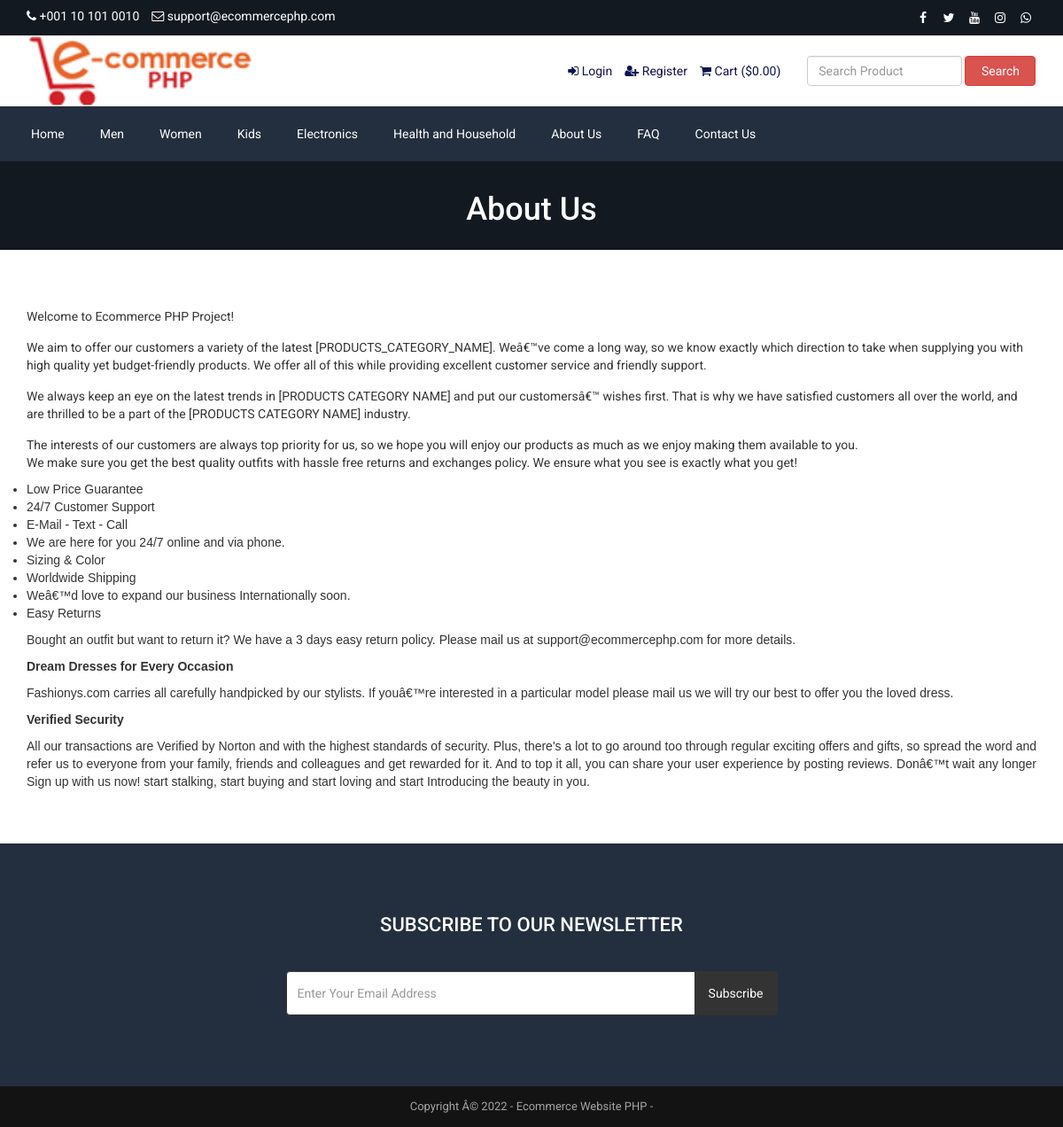
/about.php (signed in), run on an earlier commit of the app's database.
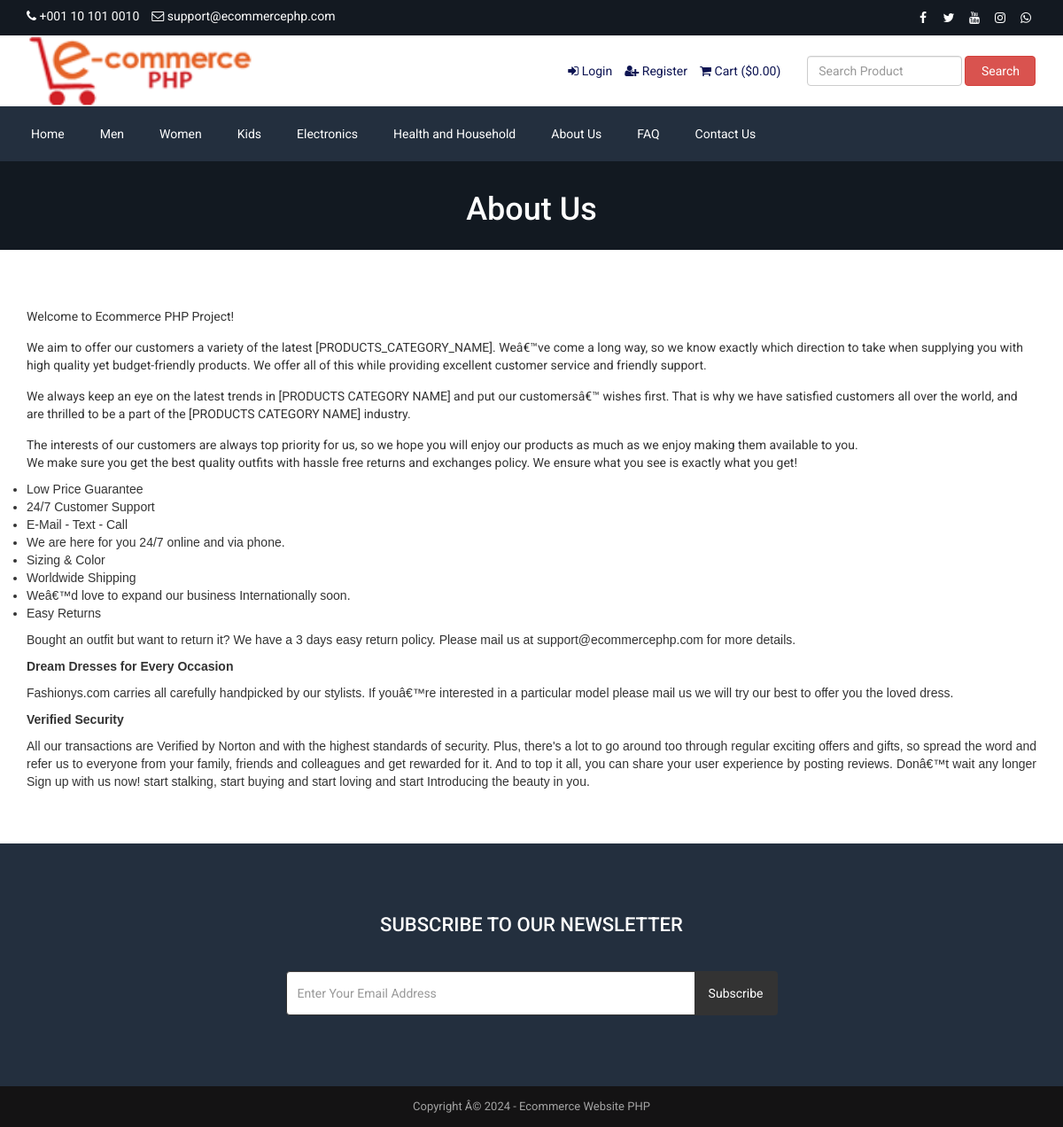
And on a later commit of the database.
### tables this page shows
CREATE TABLE IF NOT EXISTS `tbl_settings` (
  `id` int(11) NOT NULL,
  `logo` text NOT NULL,
  `favicon` text NOT NULL,
  `footer_about` text NOT NULL,
  `footer_copyright` text NOT NULL,
  `contact_address` text NOT NULL,
  `contact_email` varchar(255) NOT NULL,
  `contact_phone` varchar(255) NOT NULL,
  `contact_fax` varchar(255) NOT NULL,
  `contact_map_iframe` text NOT NULL,
  `receive_email` varchar(255) NOT NULL,
  `receive_email_subject` text NOT NULL,
  `receive_email_thank_you_message` text NOT NULL,
  `forget_password_message` text NOT NULL,
  `total_recent_post_footer` int(10) NOT NULL,
  `total_popular_post_footer` int(10) NOT NULL,
  `total_recent_post_sidebar` int(11) NOT NULL,
  `total_popular_post_sidebar` int(11) NOT NULL,
  `total_featured_product_home` int(11) NOT NULL,
  `total_latest_product_home` int(11) NOT NULL,
  `total_popular_product_home` int(11) NOT NULL,
  `meta_title_home` text NOT NULL,
  `meta_keyword_home` text NOT NULL,
  `meta_description_home` text NOT NULL,
  `banner_login` text NOT NULL,
  `banner_registration` text NOT NULL,
  `banner_forget_password` text NOT NULL,
  `banner_reset_password` text NOT NULL,
  `banner_search` text NOT NULL,
  `banner_cart` text NOT NULL,
  `banner_checkout` text NOT NULL,
  `banner_product_category` text NOT NULL,
  `banner_blog` text NOT NULL,
  `cta_title` text NOT NULL,
  `cta_content` text NOT NULL,
  `cta_read_more_text` varchar(255) NOT NULL,
  `cta_read_more_url` varchar(255) NOT NULL,
  `cta_photo` text NOT NULL,
  `featured_product_title` varchar(255) NOT NULL,
  `featured_product_subtitle` varchar(255) NOT NULL,
  `latest_product_title` varchar(255) NOT NULL,
  `latest_product_subtitle` varchar(255) NOT NULL,
  `popular_product_title` varchar(255) NOT NULL,
  `popular_product_subtitle` varchar(255) NOT NULL,
  `testimonial_title` varchar(255) NOT NULL,
  `testimonial_subtitle` varchar(255) NOT NULL,
  `testimonial_photo` text NOT NULL,
  `blog_title` varchar(255) NOT NULL,
  `blog_subtitle` varchar(255) NOT NULL,
  `newsletter_text` text NOT NULL,
  `paypal_email` varchar(255) NOT NULL,
  `stripe_public_key` varchar(255) NOT NULL,
  `stripe_secret_key` varchar(255) NOT NULL,
  `bank_detail` text NOT NULL,
  `before_head` text NOT NULL,
  `after_body` text NOT NULL,
  `before_body` text NOT NULL,
  `home_service_on_off` int(11) NOT NULL,
  `home_welcome_on_off` int(11) NOT NULL,
  `home_featured_product_on_off` int(11) NOT NULL,
  `home_latest_product_on_off` int(11) NOT NULL,
  `home_popular_product_on_off` int(11) NOT NULL,
  `home_testimonial_on_off` int(11) NOT NULL,
  `home_blog_on_off` int(11) NOT NULL,
  `newsletter_on_off` int(11) NOT NULL,
  `ads_above_welcome_on_off` int(1) NOT NULL,
  `ads_above_featured_product_on_off` int(1) NOT NULL,
  `ads_above_latest_product_on_off` int(1) NOT NULL,
  `ads_above_popular_product_on_off` int(1) NOT NULL,
  `ads_above_testimonial_on_off` int(1) NOT NULL,
  `ads_category_sidebar_on_off` int(1) NOT NULL,
  PRIMARY KEY (`id`)
);

### about.php (the view, shortened to what the changed rows need)
<?php require_once('header.php'); ?>
<?php
$statement = $pdo->prepare("SELECT * FROM tbl_page WHERE id=1");
$statement->execute();
$result = $statement->fetchAll(PDO::FETCH_ASSOC);
foreach ($result as $row) {
   $about_title = $row['about_title'];
    $about_banner = $row['about_banner'];
}
?>
<div class="page-banner" style="background-image: url(assets/uploads/<?php echo $about_banner; ?>);">
    <div class="inner">
        <h1><?php echo $about_title; ?></h1>
    </div>
</div>
<?php require_once('footer.php'); ?>

### header.php (shortened to what the changed rows need)
<?php
include("admin/inc/config.php");
$statement = $pdo->prepare("SELECT * FROM tbl_settings WHERE id=1");
$statement->execute();
$result = $statement->fetchAll(PDO::FETCH_ASSOC);
foreach ($result as $row) {
	$logo = $row['logo'];
	$contact_email = $row['contact_email'];
	$contact_phone = $row['contact_phone'];
}
?>
<!DOCTYPE html>
<html lang="en">
<head>
	<link rel="stylesheet" href="assets/css/bootstrap.min.css">
	<link rel="stylesheet" href="assets/css/font-awesome.min.css">
	<link rel="stylesheet" href="assets/css/owl.carousel.min.css">
	<link rel="stylesheet" href="assets/css/owl.theme.default.min.css">
	<link rel="stylesheet" href="assets/css/jquery.bxslider.min.css">
	<link rel="stylesheet" href="assets/css/magnific-popup.css">
	<link rel="stylesheet" href="assets/css/rating.css">
	<link rel="stylesheet" href="assets/css/spacing.css">
	<link rel="stylesheet" href="assets/css/bootstrap-touch-slider.css">
	<link rel="stylesheet" href="assets/css/animate.min.css">
	<link rel="stylesheet" href="assets/css/tree-menu.css">
	<link rel="stylesheet" href="assets/css/select2.min.css">
	<link rel="stylesheet" href="assets/css/main.css">
	<link rel="stylesheet" href="assets/css/responsive.css">
	<?php
	$statement = $pdo->prepare("SELECT * FROM tbl_page WHERE id=1");
	$statement->execute();
	$result = $statement->fetchAll(PDO::FETCH_ASSOC);
	?>
</head>
<body>
	<div class="top">
		<div class="container">
			<div class="row">
				<div class="col-md-6 col-sm-6 col-xs-12">
					<div class="left">
						<ul>
							<li><i class="fa fa-phone"></i> <?php echo $contact_phone; ?></li>
							<li><i class="fa fa-envelope-o"></i> <?php echo $contact_email; ?></li>
						</ul>
					</div>
				</div>
			</div>
		</div>
	</div>
	<div class="header">
		<div class="container">
			<div class="row inner">
				<div class="col-md-4 logo">
					<a href="index.php"><img src="assets/uploads/<?php echo $logo; ?>" alt="logo image"></a>
				</div>
			</div>
		</div>
	</div>

### footer.php (shortened to what the changed rows need)
<?php
$statement = $pdo->prepare("SELECT * FROM tbl_settings WHERE id=1");
$statement->execute();
$result = $statement->fetchAll(PDO::FETCH_ASSOC);
foreach ($result as $row)
{
	$footer_copyright = $row['footer_copyright'];
    $newsletter_on_off = $row['newsletter_on_off'];
}
?>
<?php if($newsletter_on_off == 1): ?>
<section class="home-newsletter">
	<div class="container">
		<div class="row">
			<div class="col-md-6 col-md-offset-3">
				<div class="single">
				<form action="" method="post">
					<h2><?php echo LANG_VALUE_93; ?></h2>
				</div>
			</div>
		</div>
	</div>
</section>
<?php endif; ?>
<div class="footer-bottom">
	<div class="container">
		<div class="row">
			<div class="col-md-12 copyright">
				<?php echo $footer_copyright; ?>
			</div>
		</div>
	</div>
</div>
</body>
</html>

What changed in the data, as far as the page shows it:
changed tbl_settings "support@ecommercephp.com": footer_copyright "Copyright Â© 2022 - Ecommerce Website PHP -" → "Copyright Â© 2024 - Ecommerce Website PHP"
